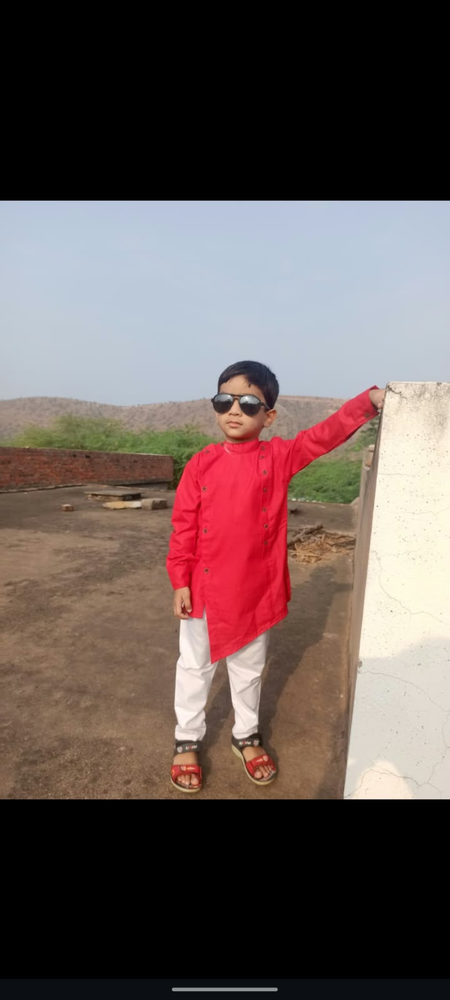
#> input picture bigger_image.png, 450 x 1000 px, shrunk from 1080 x 2400 before the run
$ python 'ex 15.py'
#> lines starting #> are read from the running program, lines starting #| are printed output that depends on the picture; after the words box and inside, x2 and y2 are one past the last pixel; in counts of white or black regions, pixels touching at a corner belong together

import cv2
import numpy as np
from tkinter import Tk
from tkinter.filedialog import askopenfilename

Tk().withdraw()
path = askopenfilename()
#> the answer given: ../bigger_image.png
img = cv2.imread(path)
#> img is the input picture: shape (1000, 450, 3); mean B, G, R 86.2, 88.7, 103.6

if img is not None:
    gray = cv2.cvtColor(img, cv2.COLOR_BGR2GRAY)
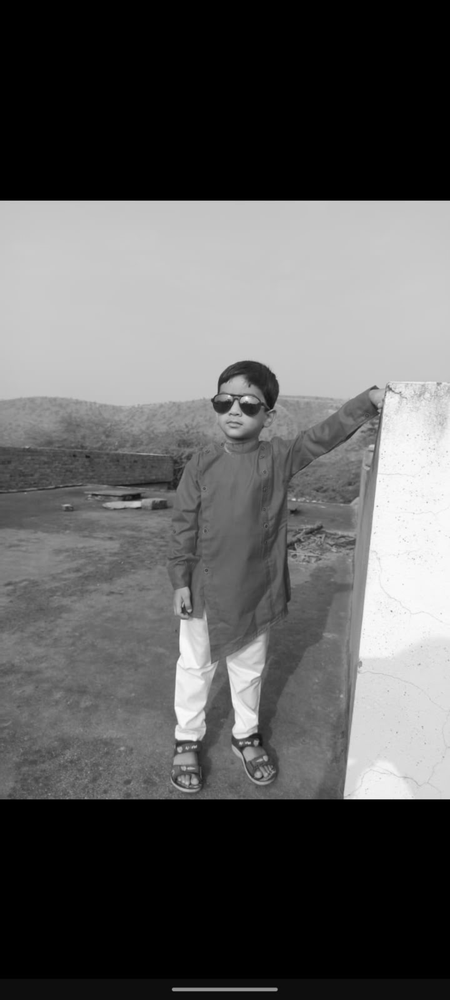
#> gray: shape (1000, 450); min 0, max 252, mean 92.8
    gray = np.float32(gray)

    corners = cv2.cornerHarris(gray, 2, 3, 0.04)
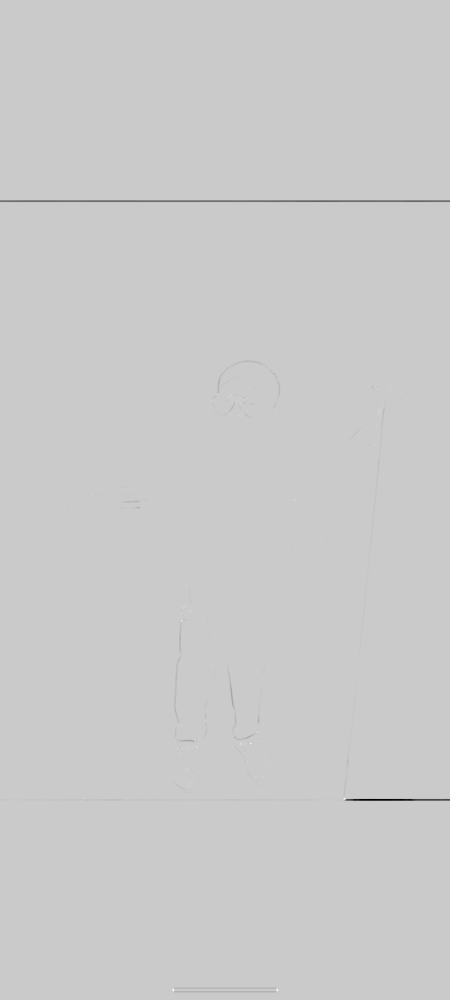
#> corners: shape (1000, 450) float32; min -67751568, max 17422154, mean -100468.5; drawn with min black and max white
    corners = cv2.dilate(corners, None)
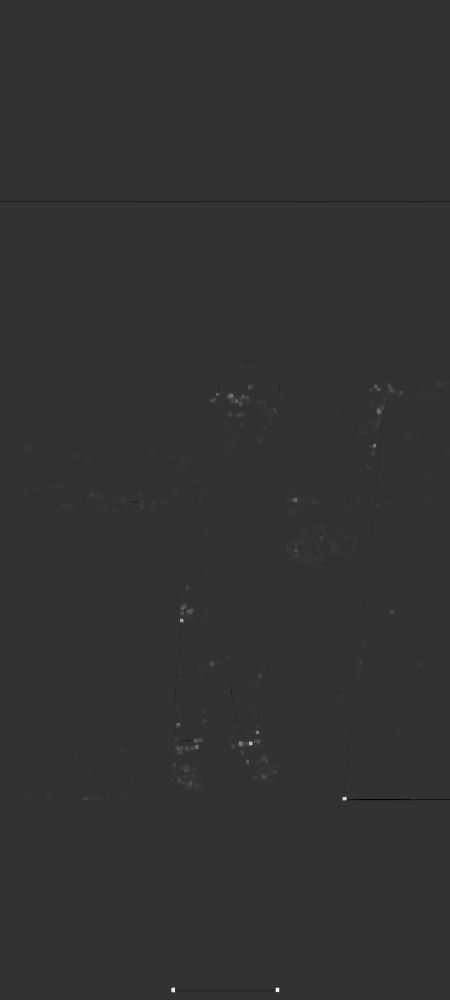
#> corners: shape (1000, 450) float32; min -4333475, max 17422154, mean 6946.1; drawn with min black and max white

    result = img.copy()
    result[corners > 0.01 * corners.max()] = [0, 0, 255]
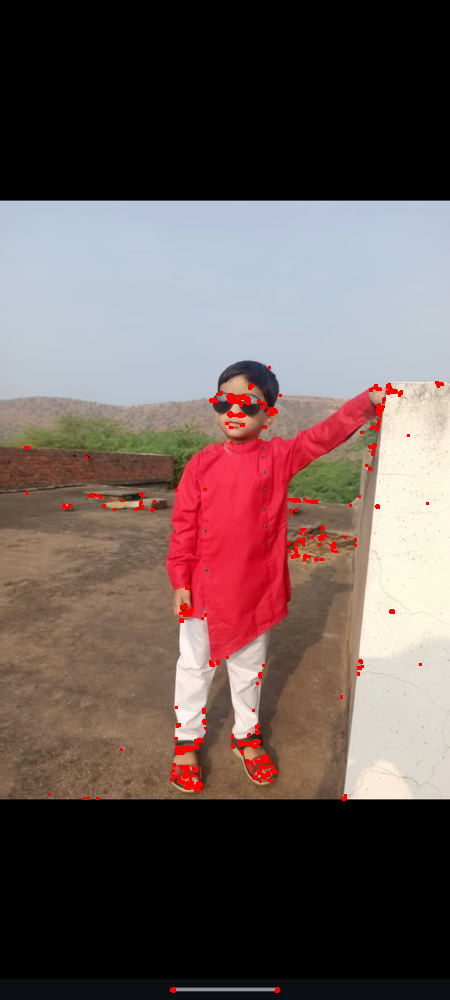
#> result: shape (1000, 450, 3); 0.87% of pixels changed, all inside (x1, y1, x2, y2) = (24, 366, 444, 993)

    cv2.imshow("Original Image", img)
    cv2.imshow("Harris Corners", result)

    cv2.waitKey(0)
    cv2.destroyAllWindows()
else:
    print("Image not selected or not found")

$ run again, on color_histogram.png
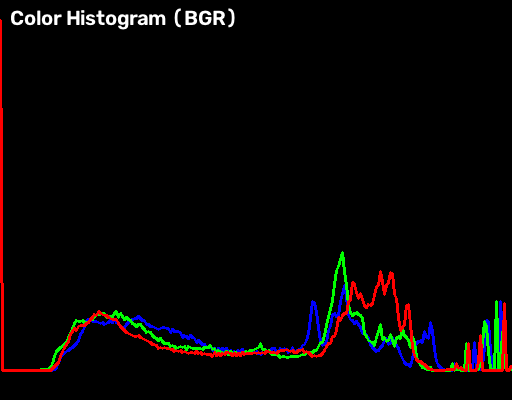
#> input picture color_histogram.png, 512 x 400 px
#> img is the input picture: shape (400, 512, 3); mean B, G, R 4.4, 4.9, 6.8
#> `corners = cv2.dilate(corners, None)`:
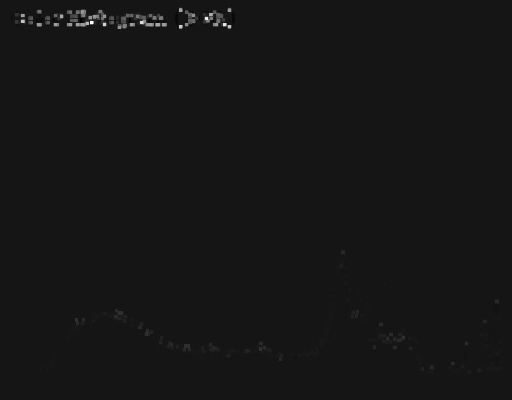
#> corners: shape (400, 512) float32; min -52698888, max 575379584, mean 1654480.6; drawn with min black and max white
#> `result[corners > 0.01 * corners.max()] = [0, 0, 255]`:
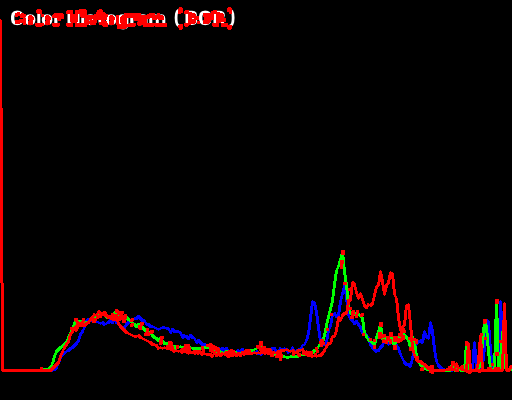
#> result: shape (400, 512, 3); 1.77% of pixels changed, all inside (x1, y1, x2, y2) = (15, 7, 502, 374)
